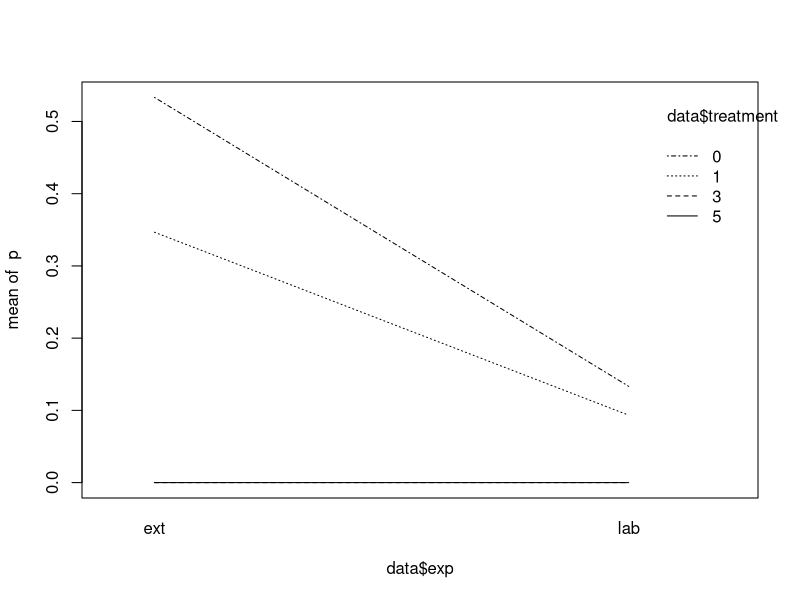
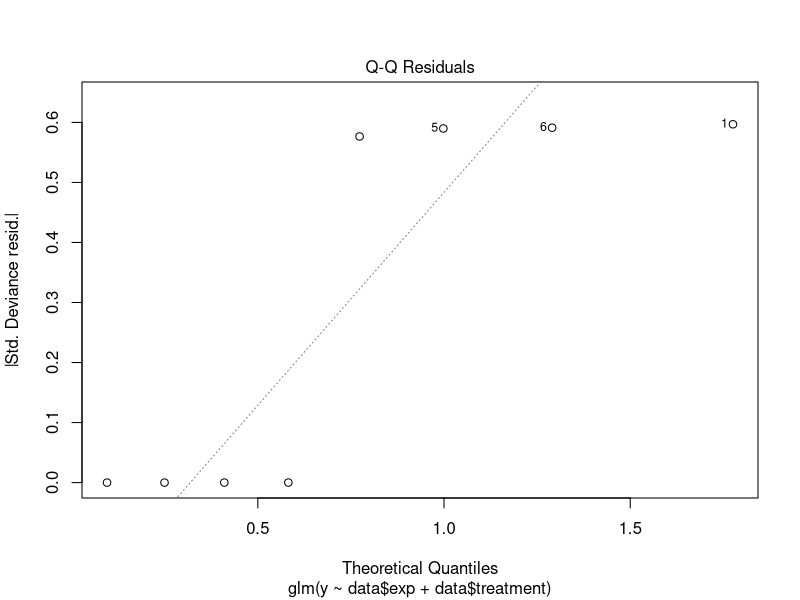

R code for these plots, in order:
#1. zpracovat proklicovani - binomical analysis, kontrola + 3 treatmenty - hypoth- je rozdil mezi threatmenty
# zkusit jestli je zdrzeni - otakzka jestli to ma smysl... zdrzeni i u kliceni...
#2. proklicovani - puvodni venkovni experiment - stejne zpracovani, bacha kontrola je z jineho data,
# takze spis jen pro nastaveni nejake hranice klicivosti

#EXAMPLE!!!!!!!!!!!!!!!
#test for feeding choice experiment (8 ladybirds ate the egg out of 24)


# test for difference between number of parasitized ladybirds which ate the boiled eggs and which did not (p = 0.38).
binom.test(7, 10, 0.38)
#test for difference between number of parasitized ladybirds between wageningen and radwijk
local = rbind (c(60,10), c(22,15))
local
?fisher.test (local)


#LITORELA

#test if true probability of germination of seeds covered by 1cm of soil is the same as for the control
binom.test(7, 68, 0.1333333333) #LABORKA
binom.test (26,49, 0.53333333333333) #VENKU
binom.test (33,117,0.33333333333333) #LABORKA + VENKU


#test if true probability of germination of seeds covered by 3 and 5 cm of soil is the same as for the control
binom.test(0, 75, 0.1333333333)
binom.test(0, 75, 0.53333333333333)
binom.test(0, 150, 0.33333333333333)

#I have doubts about these test because i am doing multiple comparisons
#, which is not statisticaly correct. I should try something else...



#some bulshit - delete it
local = cbind (c(10,7,0,0), c(65,68,75,75))
fisher.test (local)
#Binomial model
setwd ("C:/Users/pavel/Downloads/Dropbox/Litorela uniflora/") #doma
setwd ("C:/Users/jakubecp/Dropbox/Litorela uniflora") #skola
data=read.csv ("data.csv", header=TRUE, sep=";") #data with only final values are used
names(data)
str(data)
data$treatment=factor (data$treatment)
#probability of success is counted and stored as "p"
p=data$germ/data$n
p
#check for interactions
interaction.plot(data$exp,data$treatment, p) #no interaction was found

y=cbind(data$germ, data$n - data$germ)
#model with an interaction
m1=glm(y~data$exp*data$treatment, family=binomial)
anova(m1, test="Chi")
#model without an interaction
m2=update(m1, ~. -data$exp:data$treatment)
anova(m2,test="Chi")
summary(m2)
#check if one of the models is significantly better
AIC(m1,m2)
#plot the selected model to check the fit
plot (m2, which=2)
#quasibinomial distribution of errors because residual deviance is twice of residual degrees of freedom
m3=update(m2, family=quasibinomial)
summary(m3)
anova(m3, test="F")
# estimate of relative germination
#venku
1/(1+exp(-0.3018))
#v laborce
1/(1+exp(-0.3018+1.8989))

